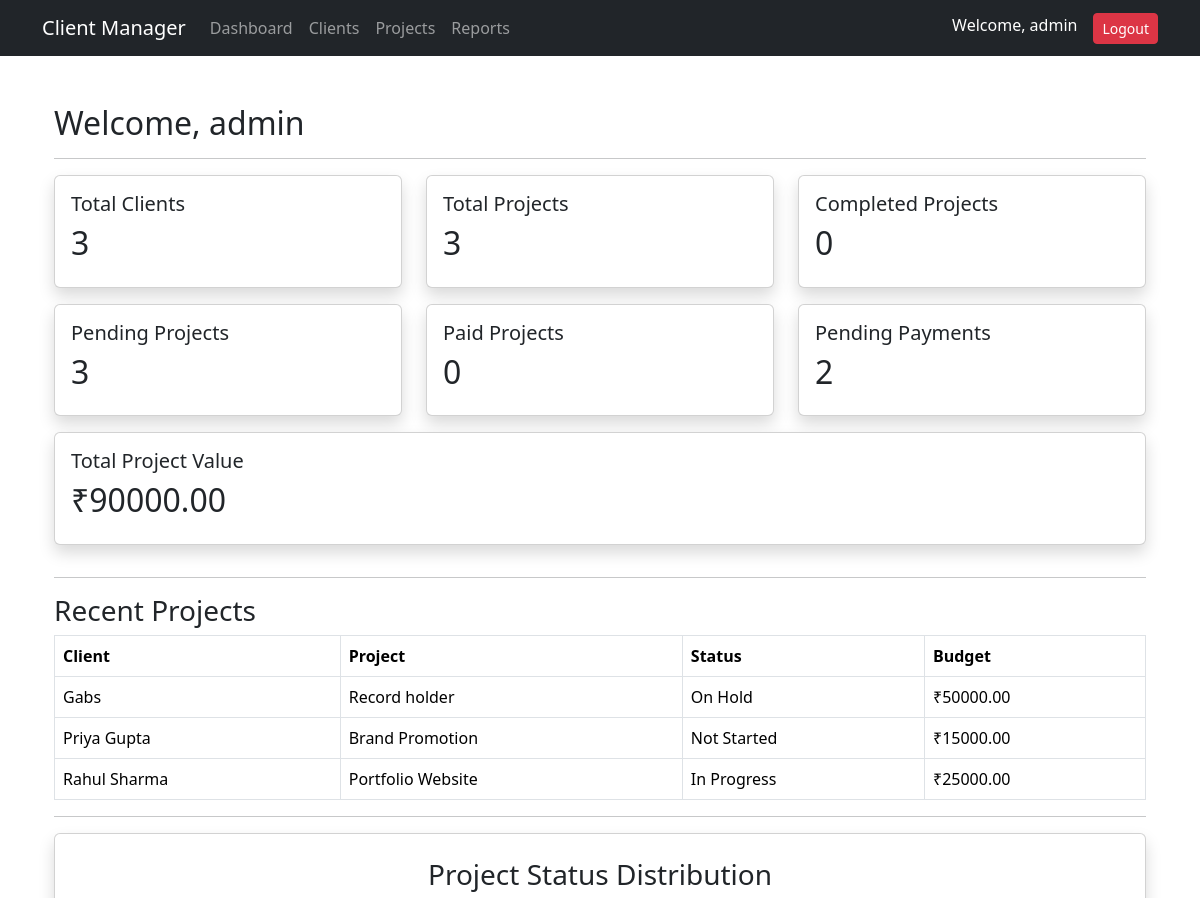
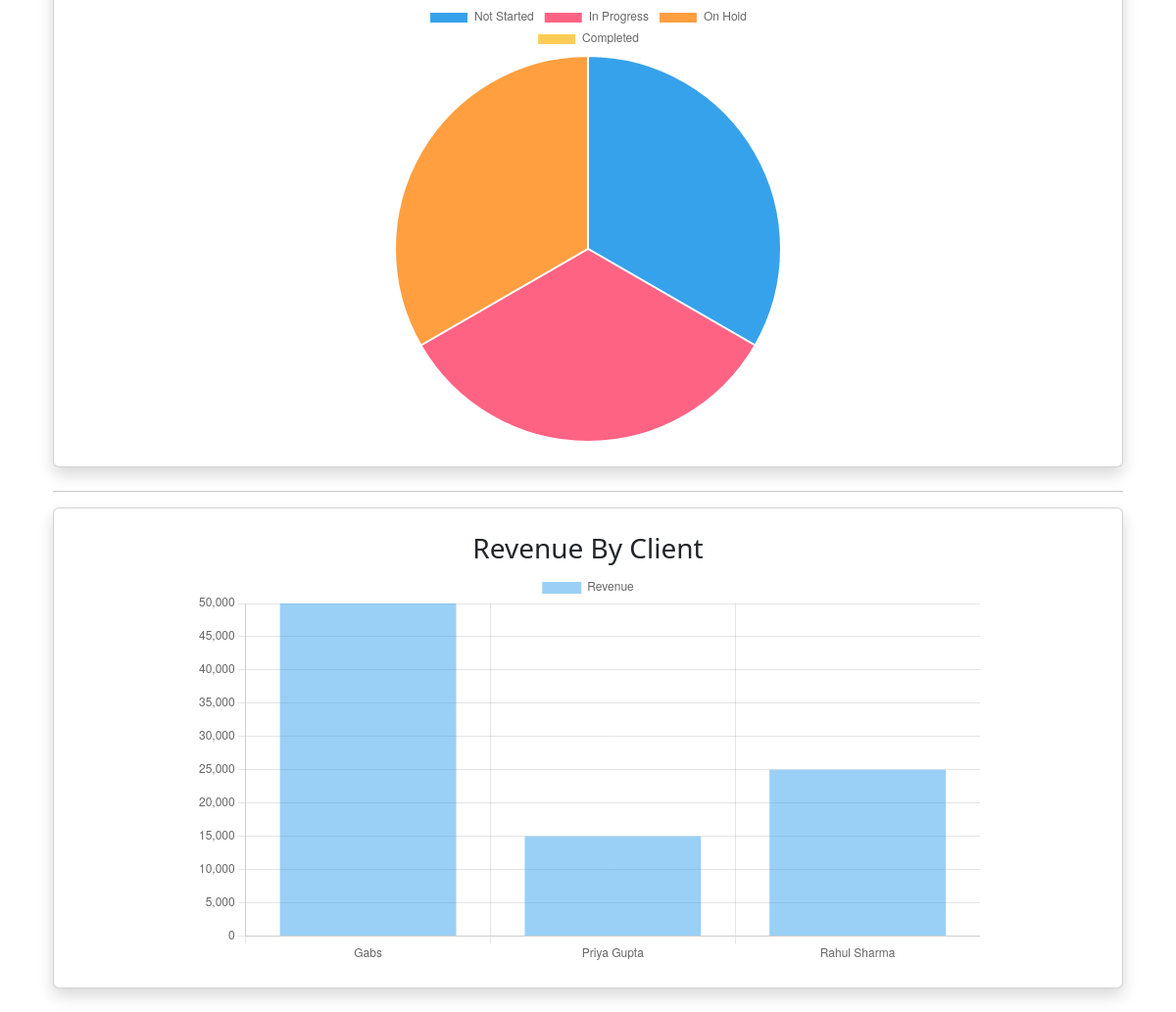
Screenshot of /dashboard.php (signed in) with the database file from the repository (2 pictures, top to bottom).
### tables this page shows
CREATE TABLE `projects` (
  `project_id` int(11) NOT NULL,
  `client_id` int(11) NOT NULL,
  `project_name` varchar(150) NOT NULL,
  `project_type` varchar(100) DEFAULT NULL,
  `budget` decimal(10,2) DEFAULT NULL,
  `payment_status` enum('Pending','Partial','Paid') DEFAULT 'Pending',
  `project_status` enum('Not Started','In Progress','On Hold','Completed') DEFAULT 'Not Started',
  `start_date` date DEFAULT NULL,
  `deadline` date DEFAULT NULL,
  `notes` text DEFAULT NULL,
  `created_at` timestamp NOT NULL DEFAULT current_timestamp()
);

CREATE TABLE `clients` (
  `client_id` int(11) NOT NULL,
  `client_name` varchar(100) NOT NULL,
  `email` varchar(100) NOT NULL,
  `phone` varchar(20) DEFAULT NULL,
  `company_name` varchar(100) DEFAULT NULL,
  `industry` varchar(100) DEFAULT NULL,
  `address` text DEFAULT NULL,
  `created_at` timestamp NOT NULL DEFAULT current_timestamp()
);

### dashboard.php (the view, shortened to what this page needs)
<?php
include("includes/db.php");
include("includes/header.php");
$notStarted = mysqli_num_rows(
    mysqli_query(
        $conn,
        "SELECT * FROM projects
         WHERE project_status='Not Started'"
    )
);
$inProgress = mysqli_num_rows(
    mysqli_query(
        $conn,
        "SELECT * FROM projects
         WHERE project_status='In Progress'"
    )
);
$onHold = mysqli_num_rows(
    mysqli_query(
        $conn,
        "SELECT * FROM projects
         WHERE project_status='On Hold'"
    )
);
$completed = mysqli_num_rows(
    mysqli_query(
        $conn,
        "SELECT * FROM projects
         WHERE project_status='Completed'"
    )
);
$totalClients = mysqli_num_rows(
    mysqli_query($conn,
    "SELECT * FROM clients")
);
$totalProjects = mysqli_num_rows(
    mysqli_query($conn,
    "SELECT * FROM projects")
);
$completedProjects = mysqli_num_rows(
    mysqli_query(
        $conn,
        "SELECT * FROM projects
         WHERE project_status='Completed'"
    )
);
$pendingProjects = mysqli_num_rows(
    mysqli_query(
        $conn,
        "SELECT * FROM projects
         WHERE project_status!='Completed'"
    )
);
$paidProjects = mysqli_num_rows(
    mysqli_query(
        $conn,
        "SELECT * FROM projects
         WHERE payment_status='Paid'"
    )
);
$pendingPayments = mysqli_num_rows(
    mysqli_query(
        $conn,
        "SELECT * FROM projects
         WHERE payment_status='Pending'"
    )
);
$budgetQuery = mysqli_query(
    $conn,
    "SELECT SUM(budget) AS total_budget
     FROM projects"
);
$budgetRow = mysqli_fetch_assoc($budgetQuery);
$totalBudget = $budgetRow['total_budget'];
$revenueQuery = mysqli_query(
$conn,
"
SELECT
clients.client_name,
SUM(projects.budget) AS revenue
FROM projects
INNER JOIN clients
ON projects.client_id =
clients.client_id
GROUP BY clients.client_name
"
);
$clientNames = [];
$revenues = [];
while($row =
mysqli_fetch_assoc($revenueQuery))
{
    $clientNames[] =
    $row['client_name'];
    $revenues[] =
    $row['revenue'];
}
?>
<div class="container mt-5">
<h2>
Welcome,
<?php echo $_SESSION['admin']; ?>
</h2>
<hr>
<div class="row">
<div class="col-md-4 mb-3">
<div class="card shadow p-3">
<h5>Total Clients</h5>
<h2><?php echo $totalClients; ?></h2>
</div>
</div>
<div class="col-md-4 mb-3">
<div class="card shadow p-3">
<h5>Total Projects</h5>
<h2><?php echo $totalProjects; ?></h2>
</div>
</div>
<div class="col-md-4 mb-3">
<div class="card shadow p-3">
<h5>Completed Projects</h5>
<h2><?php echo $completedProjects; ?></h2>
</div>
</div>
<div class="col-md-4 mb-3">
<div class="card shadow p-3">
<h5>Pending Projects</h5>
<h2><?php echo $pendingProjects; ?></h2>
</div>
</div>
<div class="col-md-4 mb-3">
<div class="card shadow p-3">
<h5>Paid Projects</h5>
<h2><?php echo $paidProjects; ?></h2>
</div>
</div>
<div class="col-md-4 mb-3">
<div class="card shadow p-3">
<h5>Pending Payments</h5>
<h2><?php echo $pendingPayments; ?></h2>
</div>
</div>
<div class="col-md-12 mb-3">
<div class="card shadow p-3">
<h5>Total Project Value</h5>
<h2>₹<?php echo $totalBudget; ?></h2>
</div>
</div>
</div>
<hr>
<h3>Recent Projects</h3>
<table class="table table-bordered">
<tr>
<th>Client</th>
<th>Project</th>
<th>Status</th>
<th>Budget</th>
</tr>
<?php
$recent = mysqli_query(
$conn,
"SELECT projects.*,
clients.client_name
FROM projects
INNER JOIN clients
ON projects.client_id =
clients.client_id
ORDER BY project_id DESC
LIMIT 5"
);
while($row = mysqli_fetch_assoc($recent))
{
?>
<tr>
<td>
<?php echo $row['client_name']; ?>
</td>
<td>
<?php echo $row['project_name']; ?>
</td>
<td>
<?php echo $row['project_status']; ?>
</td>
<td>
₹<?php echo $row['budget']; ?>
</td>
</tr>
<?php
}
?>
</table>
<hr>
<div class="card shadow p-4 mb-4">
<h3 class="text-center">
Project Status Distribution
</h3>
<div style="width:450px; margin:auto;">
    <canvas id="statusChart"></canvas>
</div>
</div>
<hr>
<div class="card shadow p-4 mb-4">
<h3 class="text-center">
Revenue By Client
</h3>
<div style="width:800px; margin:auto;">
    <canvas id="revenueChart"></canvas>
</div>
</div>
<script>
const ctx =
document.getElementById('statusChart');
new Chart(ctx, {
type: 'pie',
data: {
labels: [
'Not Started',
'In Progress',
'On Hold',
'Completed'
],
datasets: [{
data: [
<?php echo $notStarted; ?>,
<?php echo $inProgress; ?>,
<?php echo $onHold; ?>,
<?php echo $completed; ?>
]
}]
}
});
</script>
<script>
const revenueCtx =
document.getElementById('revenueChart');
new Chart(revenueCtx, {
type: 'bar',
data: {
labels:
<?php echo json_encode($clientNames); ?>,
datasets: [{
label: 'Revenue',
data:
<?php echo json_encode($revenues); ?>
}]
}
});
</script>
</div>
<?php include("includes/footer.php"); ?>

### includes/header.php (shortened to what this page needs)
<!DOCTYPE html>
<html>
<head>
<link href="https://cdn.jsdelivr.net/npm/bootstrap@5.3.3/dist/css/bootstrap.min.css"
rel="stylesheet">
</head>
<body>
<nav class="navbar navbar-expand-lg navbar-dark bg-dark">
<div class="container">
<a class="navbar-brand"
href="/client-manager/dashboard.php">
Client Manager
</a>
<div class="collapse navbar-collapse"
id="navbarNav">
<ul class="navbar-nav me-auto">
<li class="nav-item">
<a class="nav-link"
href="/client-manager/dashboard.php">
Dashboard
</a>
</li>
<li class="nav-item">
<a class="nav-link"
href="/client-manager/clients/view_clients.php">
Clients
</a>
</li>
<li class="nav-item">
    <a class="nav-link"
       href="/client-manager/projects/view_projects.php">
       Projects
    </a>
</li>
<li class="nav-item">
    <a class="nav-link"
       href="/client-manager/reports/generate_report.php">
       Reports
    </a>
</li>
</ul>
<ul class="navbar-nav">
<li class="nav-item">
<span class="navbar-text text-white me-3">
Welcome,
<?php
echo isset($_SESSION['admin'])
? $_SESSION['admin']
: 'Guest';
?>
</span>
</li>
<li class="nav-item">
<a class="btn btn-danger btn-sm"
href="/client-manager/logout.php">
Logout
</a>
</li>
</ul>
</div>
</div>
</nav>
<div class="container mt-4">

### includes/footer.php (shortened to what this page needs)
</div>
</body>
</html>

### rows the page displays
projects: client.client_name "Gabs", project_name "Record holder", project_status "On Hold", budget "50000.00"
projects: client.client_name "Priya Gupta", project_name "Brand Promotion", project_status "Not Started", budget "15000.00"
projects: client.client_name "Rahul Sharma", project_name "Portfolio Website", project_status "In Progress", budget "25000.00"

### other values shown
$_SESSION['admin'] "admin"
$totalClients "3"
$totalProjects "3"
$completedProjects "0"
$pendingProjects "3"
$paidProjects "0"
$pendingPayments "2"
$totalBudget "90000.00"
chart data {{ $notStarted }} 1
chart data {{ $inProgress }} 1
chart data {{ $onHold }} 1
chart data {{ $completed }} 0
